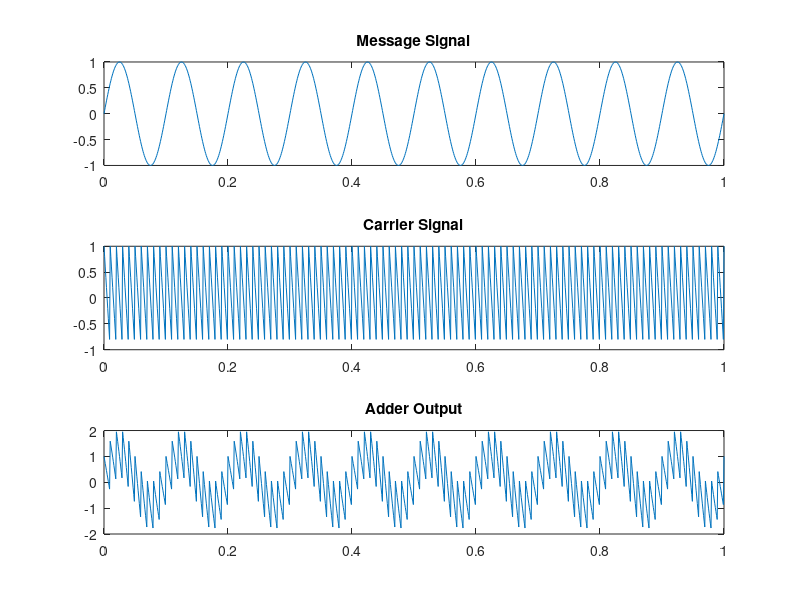
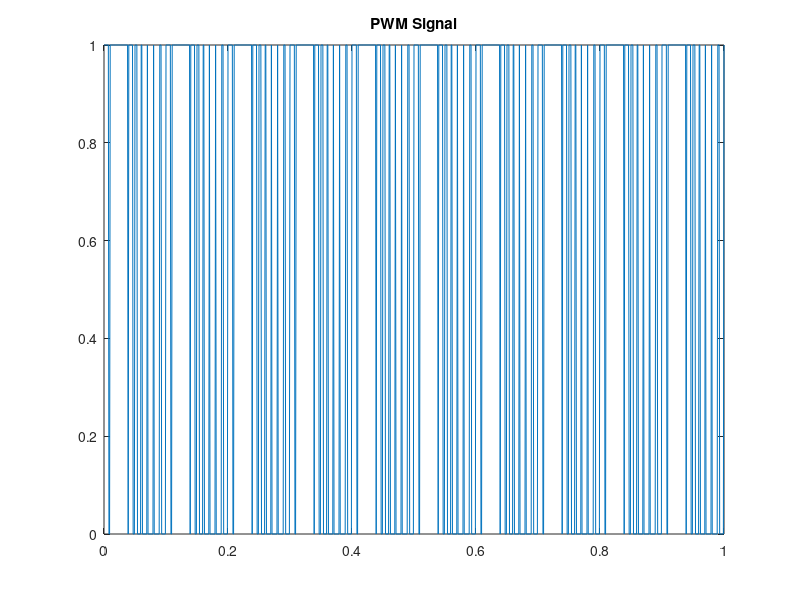
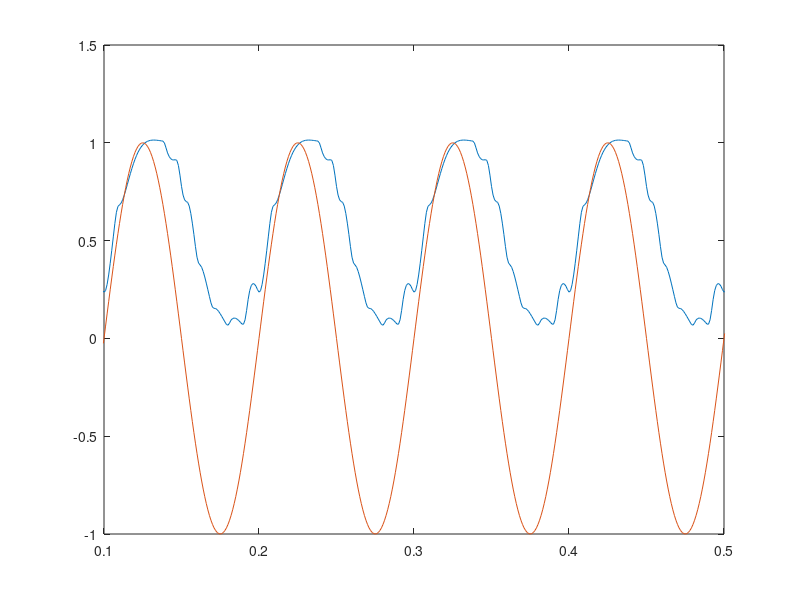

Recreate these plots in MATLAB, in order.
t = 0:0.001:1;
fc=100;
fs=1000;
fm=10;
figure(1);                           %msg signal
m = 1*sin(2*pi*fm*t);
subplot(3,1,1);
plot(t,m);
title('Message Signal');
                                     %sawtooth carrier
c = -sawtooth(2*pi*fc*t);
subplot(3,1,2);
plot(t,c);
title('Carrier Signal');
            
sum = c+m;                            %adder
subplot(3,1,3);
plot(t,sum);
title('Adder Output');
                                %modulation and comparator
y=zeros(size(sum));
n=length(sum);
for i=1:n
    if sum(i)>0
        y(i)=1;
    else
        y(i)=0;
    end
end
figure(2);
plot(t,y);
title('PWM Signal');

                                 %demodulation
samp=(2*pi*fm)/1000;
[a,b]=butter(2,samp);
figure;
demod=filter(a,b,y);
plot(t,demod);
xlim([0.1 0.5])
hold on;
plot(t,m);
xlim([0.1 0.5])

